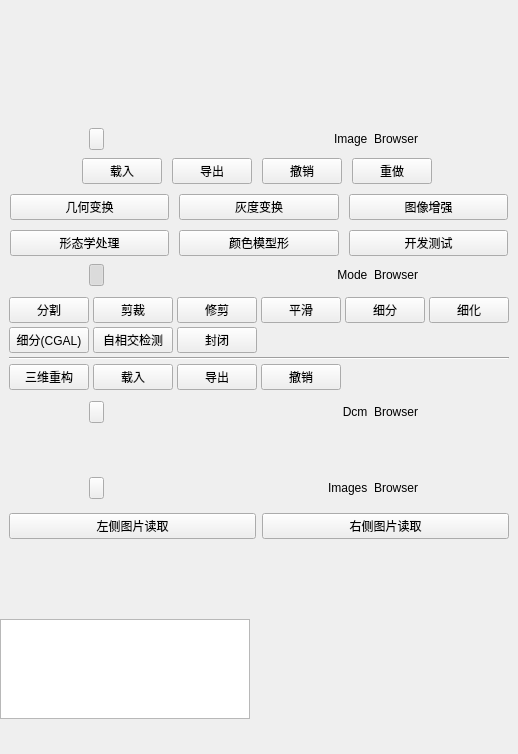
<?xml version="1.0" encoding="UTF-8"?>
<ui version="4.0">
 <class>FormLeft</class>
 <widget class="QWidget" name="FormLeft">
  <property name="geometry">
   <rect>
    <x>0</x>
    <y>0</y>
    <width>250</width>
    <height>754</height>
   </rect>
  </property>
  <property name="maximumSize">
   <size>
    <width>250</width>
    <height>16777215</height>
   </size>
  </property>
  <property name="windowTitle">
   <string>Form</string>
  </property>
  <layout class="QVBoxLayout" name="verticalLayout_2" stretch="0,0,0,0,0,0,0,0,0,0,0">
   <property name="spacing">
    <number>2</number>
   </property>
   <property name="leftMargin">
    <number>0</number>
   </property>
   <property name="topMargin">
    <number>0</number>
   </property>
   <property name="rightMargin">
    <number>0</number>
   </property>
   <property name="bottomMargin">
    <number>0</number>
   </property>
   <item>
    <layout class="QHBoxLayout" name="layout0" stretch="0">
     <property name="leftMargin">
      <number>6</number>
     </property>
     <property name="topMargin">
      <number>6</number>
     </property>
     <property name="rightMargin">
      <number>6</number>
     </property>
     <property name="bottomMargin">
      <number>20</number>
     </property>
     <item>
      <widget class="SliderBar" name="slider_bar" native="true">
       <property name="minimumSize">
        <size>
         <width>0</width>
         <height>100</height>
        </size>
       </property>
       <property name="maximumSize">
        <size>
         <width>16777215</width>
         <height>16777215</height>
        </size>
       </property>
      </widget>
     </item>
    </layout>
   </item>
   <item>
    <layout class="QHBoxLayout" name="layout1">
     <property name="spacing">
      <number>0</number>
     </property>
     <property name="leftMargin">
      <number>0</number>
     </property>
     <property name="topMargin">
      <number>0</number>
     </property>
     <property name="bottomMargin">
      <number>0</number>
     </property>
     <item>
      <widget class="QPushButton" name="btn_image">
       <property name="minimumSize">
        <size>
         <width>15</width>
         <height>0</height>
        </size>
       </property>
       <property name="maximumSize">
        <size>
         <width>15</width>
         <height>30</height>
        </size>
       </property>
       <property name="autoFillBackground">
        <bool>true</bool>
       </property>
       <property name="text">
        <string/>
       </property>
       <property name="checkable">
        <bool>true</bool>
       </property>
       <property name="checked">
        <bool>false</bool>
       </property>
       <property name="autoDefault">
        <bool>false</bool>
       </property>
       <property name="default">
        <bool>false</bool>
       </property>
       <property name="flat">
        <bool>false</bool>
       </property>
       <property name="background_color" stdset="0">
        <string>1</string>
       </property>
       <property name="CustomStyle" stdset="0">
        <string>switch</string>
       </property>
       <attribute name="buttonGroup">
        <string notr="true">buttongroup</string>
       </attribute>
      </widget>
     </item>
     <item>
      <widget class="QLabel" name="label_image">
       <property name="maximumSize">
        <size>
         <width>235</width>
         <height>16777215</height>
        </size>
       </property>
       <property name="cursor">
        <cursorShape>ArrowCursor</cursorShape>
       </property>
       <property name="text">
        <string>Image  Browser   </string>
       </property>
       <property name="alignment">
        <set>Qt::AlignRight|Qt::AlignTrailing|Qt::AlignVCenter</set>
       </property>
       <property name="border_no" stdset="0">
        <bool>true</bool>
       </property>
       <property name="background_color" stdset="0">
        <string>1</string>
       </property>
      </widget>
     </item>
    </layout>
   </item>
   <item>
    <layout class="QHBoxLayout" name="layout2">
     <property name="topMargin">
      <number>0</number>
     </property>
     <item>
      <widget class="QWidget" name="widget_image" native="true">
       <property name="maximumSize">
        <size>
         <width>16777215</width>
         <height>16777215</height>
        </size>
       </property>
       <property name="background_color" stdset="0">
        <string>3</string>
       </property>
       <layout class="QVBoxLayout" name="verticalLayout_4" stretch="0,0">
        <property name="spacing">
         <number>10</number>
        </property>
        <property name="leftMargin">
         <number>10</number>
        </property>
        <property name="topMargin">
         <number>6</number>
        </property>
        <property name="rightMargin">
         <number>10</number>
        </property>
        <property name="bottomMargin">
         <number>6</number>
        </property>
        <item>
         <layout class="QHBoxLayout" name="layout_image">
          <property name="spacing">
           <number>10</number>
          </property>
          <property name="leftMargin">
           <number>6</number>
          </property>
          <property name="topMargin">
           <number>0</number>
          </property>
          <property name="rightMargin">
           <number>10</number>
          </property>
          <property name="bottomMargin">
           <number>0</number>
          </property>
          <item>
           <spacer name="horizontalSpacer_3">
            <property name="orientation">
             <enum>Qt::Horizontal</enum>
            </property>
            <property name="sizeHint" stdset="0">
             <size>
              <width>40</width>
              <height>20</height>
             </size>
            </property>
           </spacer>
          </item>
          <item>
           <widget class="QPushButton" name="btn_image1">
            <property name="text">
             <string>载入</string>
            </property>
           </widget>
          </item>
          <item>
           <widget class="QPushButton" name="btn_image2">
            <property name="text">
             <string>导出</string>
            </property>
           </widget>
          </item>
          <item>
           <widget class="QPushButton" name="btn_image3">
            <property name="enabled">
             <bool>true</bool>
            </property>
            <property name="text">
             <string>撤销</string>
            </property>
           </widget>
          </item>
          <item>
           <widget class="QPushButton" name="btn_image4">
            <property name="enabled">
             <bool>true</bool>
            </property>
            <property name="text">
             <string>重做</string>
            </property>
           </widget>
          </item>
          <item>
           <spacer name="horizontalSpacer_6">
            <property name="orientation">
             <enum>Qt::Horizontal</enum>
            </property>
            <property name="sizeHint" stdset="0">
             <size>
              <width>40</width>
              <height>20</height>
             </size>
            </property>
           </spacer>
          </item>
         </layout>
        </item>
        <item>
         <layout class="QGridLayout" name="layout_imageshow">
          <property name="leftMargin">
           <number>0</number>
          </property>
          <property name="topMargin">
           <number>0</number>
          </property>
          <item row="0" column="2">
           <widget class="QPushButton" name="btn_menuimage2">
            <property name="text">
             <string>图像增强</string>
            </property>
           </widget>
          </item>
          <item row="0" column="1">
           <widget class="QPushButton" name="btn_menuimage1">
            <property name="text">
             <string>灰度变换</string>
            </property>
           </widget>
          </item>
          <item row="0" column="0">
           <widget class="QPushButton" name="btn_menuimage0">
            <property name="text">
             <string>几何变换</string>
            </property>
           </widget>
          </item>
          <item row="2" column="2">
           <widget class="QPushButton" name="btn_menuimage5">
            <property name="enabled">
             <bool>true</bool>
            </property>
            <property name="text">
             <string>开发测试</string>
            </property>
           </widget>
          </item>
          <item row="2" column="1">
           <widget class="QPushButton" name="btn_menuimage4">
            <property name="enabled">
             <bool>true</bool>
            </property>
            <property name="text">
             <string>颜色模型形</string>
            </property>
           </widget>
          </item>
          <item row="2" column="0">
           <widget class="QPushButton" name="btn_menuimage3">
            <property name="enabled">
             <bool>true</bool>
            </property>
            <property name="text">
             <string>形态学处理</string>
            </property>
           </widget>
          </item>
         </layout>
        </item>
       </layout>
      </widget>
     </item>
    </layout>
   </item>
   <item>
    <layout class="QHBoxLayout" name="layout3">
     <property name="spacing">
      <number>0</number>
     </property>
     <property name="leftMargin">
      <number>0</number>
     </property>
     <property name="topMargin">
      <number>0</number>
     </property>
     <property name="bottomMargin">
      <number>0</number>
     </property>
     <item>
      <widget class="QPushButton" name="btn_mode">
       <property name="minimumSize">
        <size>
         <width>15</width>
         <height>0</height>
        </size>
       </property>
       <property name="maximumSize">
        <size>
         <width>15</width>
         <height>30</height>
        </size>
       </property>
       <property name="text">
        <string/>
       </property>
       <property name="checkable">
        <bool>true</bool>
       </property>
       <property name="checked">
        <bool>true</bool>
       </property>
       <property name="background_color" stdset="0">
        <string>1</string>
       </property>
       <property name="CustomStyle" stdset="0">
        <string>switch</string>
       </property>
       <attribute name="buttonGroup">
        <string notr="true">buttongroup</string>
       </attribute>
      </widget>
     </item>
     <item>
      <widget class="QLabel" name="label_mode">
       <property name="maximumSize">
        <size>
         <width>235</width>
         <height>16777215</height>
        </size>
       </property>
       <property name="text">
        <string>Mode  Browser   </string>
       </property>
       <property name="alignment">
        <set>Qt::AlignRight|Qt::AlignTrailing|Qt::AlignVCenter</set>
       </property>
       <property name="border_no" stdset="0">
        <bool>true</bool>
       </property>
       <property name="background_color" stdset="0">
        <string>1</string>
       </property>
      </widget>
     </item>
    </layout>
   </item>
   <item>
    <layout class="QHBoxLayout" name="layout4">
     <property name="topMargin">
      <number>0</number>
     </property>
     <item>
      <widget class="QWidget" name="widget_mode" native="true">
       <property name="maximumSize">
        <size>
         <width>16777215</width>
         <height>16777215</height>
        </size>
       </property>
       <property name="background_color" stdset="0">
        <string>3</string>
       </property>
       <layout class="QVBoxLayout" name="verticalLayout_6" stretch="0,0,0,0">
        <property name="spacing">
         <number>4</number>
        </property>
        <item>
         <layout class="QHBoxLayout" name="horizontalLayout_18">
          <property name="leftMargin">
           <number>0</number>
          </property>
          <property name="topMargin">
           <number>0</number>
          </property>
          <item>
           <widget class="QPushButton" name="btn_mode1">
            <property name="text">
             <string>分割</string>
            </property>
           </widget>
          </item>
          <item>
           <widget class="QPushButton" name="btn_mode2">
            <property name="text">
             <string>剪裁</string>
            </property>
           </widget>
          </item>
          <item>
           <widget class="QPushButton" name="btn_mode3">
            <property name="text">
             <string>修剪</string>
            </property>
           </widget>
          </item>
          <item>
           <widget class="QPushButton" name="btn_mode4">
            <property name="text">
             <string>平滑</string>
            </property>
           </widget>
          </item>
          <item>
           <widget class="QPushButton" name="btn_mode5">
            <property name="text">
             <string>细分</string>
            </property>
           </widget>
          </item>
          <item>
           <widget class="QPushButton" name="btn_mode6">
            <property name="text">
             <string>细化</string>
            </property>
           </widget>
          </item>
          <item>
           <spacer name="horizontalSpacer_5">
            <property name="orientation">
             <enum>Qt::Horizontal</enum>
            </property>
            <property name="sizeHint" stdset="0">
             <size>
              <width>40</width>
              <height>20</height>
             </size>
            </property>
           </spacer>
          </item>
         </layout>
        </item>
        <item>
         <layout class="QHBoxLayout" name="horizontalLayout_20">
          <property name="leftMargin">
           <number>0</number>
          </property>
          <property name="topMargin">
           <number>0</number>
          </property>
          <item>
           <widget class="QPushButton" name="btn_mode11">
            <property name="text">
             <string>细分(CGAL)</string>
            </property>
           </widget>
          </item>
          <item>
           <widget class="QPushButton" name="btn_mode12">
            <property name="text">
             <string>自相交检测</string>
            </property>
           </widget>
          </item>
          <item>
           <widget class="QPushButton" name="btn_mode13">
            <property name="text">
             <string>封闭</string>
            </property>
           </widget>
          </item>
          <item>
           <spacer name="horizontalSpacer_2">
            <property name="orientation">
             <enum>Qt::Horizontal</enum>
            </property>
            <property name="sizeHint" stdset="0">
             <size>
              <width>40</width>
              <height>20</height>
             </size>
            </property>
           </spacer>
          </item>
         </layout>
        </item>
        <item>
         <widget class="Line" name="line_2">
          <property name="orientation">
           <enum>Qt::Horizontal</enum>
          </property>
         </widget>
        </item>
        <item>
         <layout class="QHBoxLayout" name="horizontalLayout_21">
          <property name="leftMargin">
           <number>0</number>
          </property>
          <property name="topMargin">
           <number>0</number>
          </property>
          <item>
           <widget class="QPushButton" name="btn_mode20">
            <property name="text">
             <string>三维重构</string>
            </property>
           </widget>
          </item>
          <item>
           <widget class="QPushButton" name="btn_mode21">
            <property name="text">
             <string>载入</string>
            </property>
           </widget>
          </item>
          <item>
           <widget class="QPushButton" name="btn_mode22">
            <property name="text">
             <string>导出</string>
            </property>
           </widget>
          </item>
          <item>
           <widget class="QPushButton" name="btn_mode23">
            <property name="text">
             <string>撤销</string>
            </property>
           </widget>
          </item>
          <item>
           <spacer name="horizontalSpacer">
            <property name="orientation">
             <enum>Qt::Horizontal</enum>
            </property>
            <property name="sizeHint" stdset="0">
             <size>
              <width>40</width>
              <height>20</height>
             </size>
            </property>
           </spacer>
          </item>
         </layout>
        </item>
       </layout>
      </widget>
     </item>
    </layout>
   </item>
   <item>
    <layout class="QHBoxLayout" name="layout5">
     <property name="spacing">
      <number>0</number>
     </property>
     <property name="leftMargin">
      <number>0</number>
     </property>
     <property name="topMargin">
      <number>0</number>
     </property>
     <property name="bottomMargin">
      <number>0</number>
     </property>
     <item>
      <widget class="QPushButton" name="btn_dcm">
       <property name="minimumSize">
        <size>
         <width>15</width>
         <height>0</height>
        </size>
       </property>
       <property name="maximumSize">
        <size>
         <width>15</width>
         <height>30</height>
        </size>
       </property>
       <property name="text">
        <string/>
       </property>
       <property name="checkable">
        <bool>true</bool>
       </property>
       <property name="checked">
        <bool>false</bool>
       </property>
       <property name="autoRepeat">
        <bool>false</bool>
       </property>
       <property name="autoExclusive">
        <bool>false</bool>
       </property>
       <property name="background_color" stdset="0">
        <string>1</string>
       </property>
       <property name="CustomStyle" stdset="0">
        <string>switch</string>
       </property>
       <attribute name="buttonGroup">
        <string notr="true">buttongroup</string>
       </attribute>
      </widget>
     </item>
     <item>
      <widget class="QLabel" name="label_dcm">
       <property name="maximumSize">
        <size>
         <width>235</width>
         <height>16777215</height>
        </size>
       </property>
       <property name="text">
        <string>Dcm  Browser   </string>
       </property>
       <property name="alignment">
        <set>Qt::AlignRight|Qt::AlignTrailing|Qt::AlignVCenter</set>
       </property>
       <property name="border_no" stdset="0">
        <bool>true</bool>
       </property>
       <property name="background_color" stdset="0">
        <string>1</string>
       </property>
      </widget>
     </item>
    </layout>
   </item>
   <item>
    <layout class="QHBoxLayout" name="layout6">
     <property name="topMargin">
      <number>0</number>
     </property>
     <item>
      <widget class="QWidget" name="widget_dcm" native="true">
       <property name="minimumSize">
        <size>
         <width>0</width>
         <height>50</height>
        </size>
       </property>
      </widget>
     </item>
    </layout>
   </item>
   <item>
    <layout class="QHBoxLayout" name="layout7">
     <property name="spacing">
      <number>0</number>
     </property>
     <property name="leftMargin">
      <number>0</number>
     </property>
     <property name="topMargin">
      <number>0</number>
     </property>
     <property name="bottomMargin">
      <number>0</number>
     </property>
     <item>
      <widget class="QPushButton" name="btn_images">
       <property name="minimumSize">
        <size>
         <width>15</width>
         <height>0</height>
        </size>
       </property>
       <property name="maximumSize">
        <size>
         <width>15</width>
         <height>30</height>
        </size>
       </property>
       <property name="text">
        <string/>
       </property>
       <property name="checkable">
        <bool>true</bool>
       </property>
       <property name="checked">
        <bool>false</bool>
       </property>
       <property name="autoRepeat">
        <bool>false</bool>
       </property>
       <property name="autoExclusive">
        <bool>false</bool>
       </property>
       <property name="background_color" stdset="0">
        <string>1</string>
       </property>
       <property name="CustomStyle" stdset="0">
        <string>switch</string>
       </property>
       <attribute name="buttonGroup">
        <string notr="true">buttongroup</string>
       </attribute>
      </widget>
     </item>
     <item>
      <widget class="QLabel" name="label_images">
       <property name="maximumSize">
        <size>
         <width>235</width>
         <height>16777215</height>
        </size>
       </property>
       <property name="text">
        <string>Images  Browser   </string>
       </property>
       <property name="alignment">
        <set>Qt::AlignRight|Qt::AlignTrailing|Qt::AlignVCenter</set>
       </property>
       <property name="border_no" stdset="0">
        <bool>true</bool>
       </property>
       <property name="background_color" stdset="0">
        <string>1</string>
       </property>
      </widget>
     </item>
    </layout>
   </item>
   <item>
    <layout class="QHBoxLayout" name="layout8">
     <property name="topMargin">
      <number>0</number>
     </property>
     <item>
      <widget class="QWidget" name="widget_images" native="true">
       <property name="minimumSize">
        <size>
         <width>0</width>
         <height>50</height>
        </size>
       </property>
       <layout class="QVBoxLayout" name="verticalLayout">
        <item>
         <layout class="QHBoxLayout" name="horizontalLayout">
          <item>
           <widget class="QPushButton" name="btn_images1">
            <property name="text">
             <string>左侧图片读取</string>
            </property>
           </widget>
          </item>
          <item>
           <widget class="QPushButton" name="btn_images2">
            <property name="text">
             <string>右侧图片读取</string>
            </property>
           </widget>
          </item>
         </layout>
        </item>
       </layout>
      </widget>
     </item>
    </layout>
   </item>
   <item>
    <spacer name="verticalSpacer_2">
     <property name="orientation">
      <enum>Qt::Vertical</enum>
     </property>
     <property name="sizeType">
      <enum>QSizePolicy::Expanding</enum>
     </property>
     <property name="sizeHint" stdset="0">
      <size>
       <width>20</width>
       <height>40</height>
      </size>
     </property>
    </spacer>
   </item>
   <item>
    <layout class="QVBoxLayout" name="layout9">
     <property name="spacing">
      <number>0</number>
     </property>
     <property name="topMargin">
      <number>0</number>
     </property>
     <property name="rightMargin">
      <number>0</number>
     </property>
     <property name="bottomMargin">
      <number>10</number>
     </property>
     <item>
      <widget class="QTextEdit" name="textedit_information">
       <property name="minimumSize">
        <size>
         <width>0</width>
         <height>100</height>
        </size>
       </property>
       <property name="maximumSize">
        <size>
         <width>250</width>
         <height>100</height>
        </size>
       </property>
       <property name="readOnly">
        <bool>true</bool>
       </property>
       <property name="html">
        <string>&lt;!DOCTYPE HTML PUBLIC &quot;-//W3C//DTD HTML 4.0//EN&quot; &quot;http://www.w3.org/TR/REC-html40/strict.dtd&quot;&gt;
&lt;html&gt;&lt;head&gt;&lt;meta name=&quot;qrichtext&quot; content=&quot;1&quot; /&gt;&lt;style type=&quot;text/css&quot;&gt;
p, li { white-space: pre-wrap; }
&lt;/style&gt;&lt;/head&gt;&lt;body style=&quot; font-family:'Sans Serif'; font-size:9pt; font-weight:400; font-style:normal;&quot;&gt;
&lt;p style=&quot;-qt-paragraph-type:empty; margin-top:0px; margin-bottom:0px; margin-left:0px; margin-right:0px; -qt-block-indent:0; text-indent:0px; font-family:'Ubuntu'; font-size:11pt;&quot;&gt;&lt;br /&gt;&lt;/p&gt;&lt;/body&gt;&lt;/html&gt;</string>
       </property>
      </widget>
     </item>
     <item>
      <widget class="CpuMemoryLabel" name="label_cpu">
       <property name="sizePolicy">
        <sizepolicy hsizetype="Preferred" vsizetype="Preferred">
         <horstretch>0</horstretch>
         <verstretch>0</verstretch>
        </sizepolicy>
       </property>
       <property name="minimumSize">
        <size>
         <width>0</width>
         <height>25</height>
        </size>
       </property>
       <property name="maximumSize">
        <size>
         <width>16777215</width>
         <height>25</height>
        </size>
       </property>
       <property name="text">
        <string/>
       </property>
       <property name="alignment">
        <set>Qt::AlignCenter</set>
       </property>
       <property name="border_no" stdset="0">
        <bool>true</bool>
       </property>
      </widget>
     </item>
    </layout>
   </item>
  </layout>
 </widget>
 <customwidgets>
  <customwidget>
   <class>CpuMemoryLabel</class>
   <extends>QLabel</extends>
   <header>cpumemorylabel.h</header>
  </customwidget>
  <customwidget>
   <class>SliderBar</class>
   <extends>QWidget</extends>
   <header>sliderbar.h</header>
   <container>1</container>
  </customwidget>
 </customwidgets>
 <resources/>
 <connections/>
 <buttongroups>
  <buttongroup name="buttongroup"/>
 </buttongroups>
</ui>
